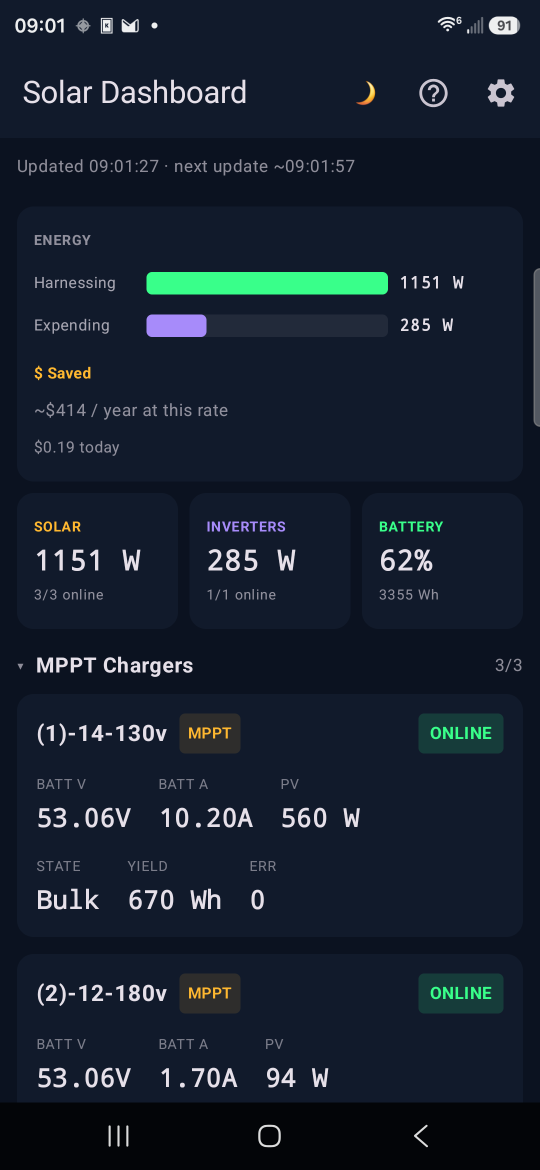
#> input picture docs/images/dashboard-top.png, 1080 x 2340 px, found by its file name (shown at 1/2 size)
$ python prepare_screenshots.py
#> lines starting #> are read from the running program, lines starting #| are printed output that depends on the picture
#!/usr/bin/env python3
"""Prepare Play-compliant phone screenshots: uniform 1080x1920 (9:16),
24-bit PNG (no alpha). Play requires a 16:9 or 9:16 ratio for phone shots."""
import os
from PIL import Image

SRC = "/home/jd/repos/android_solar_dashboard/docs/images"
OUT = "/home/jd/repos/android_solar_dashboard/docs/store/screenshots"
os.makedirs(OUT, exist_ok=True)
NAVY = (11, 18, 32)
TARGET_H = 1920  # 1080x1920 == 9:16

# (source, output-name, top-crop, bottom-crop). Crops chosen so h-top-bottom == 1920,
# anchored to keep the top (toolbar and the most important content).
PLAN = [
    ("dashboard-top.png",     "01-dashboard.png", 112, 308),  # 2340, drop status bar + bottom
    ("dashboard-inverter.png","02-devices.png",     0, 270),  # 2190 -> 1920
    ("dashboard-bms.png",     "03-batteries.png",    0, 270),
    ("dashboard-history.png", "04-history.png",      0, 270),
    ("settings-alerts.png",   "05-alerts.png",       0, 270),
    ("help-screen.png",       "06-help.png",         0, 270),
]

for src, out, top, bot in PLAN:
    im = Image.open(os.path.join(SRC, src)).convert("RGBA")
#> im is the input picture: PIL image 1080x2340 RGBA; mean R, G, B, A 22, 31.8, 45.5, 255
    w, h = im.size
#> w = 1080; h = 2340
    # Flatten onto navy (alpha is opaque, so this only drops the alpha channel).
    bg = Image.new("RGB", (w, h), NAVY)
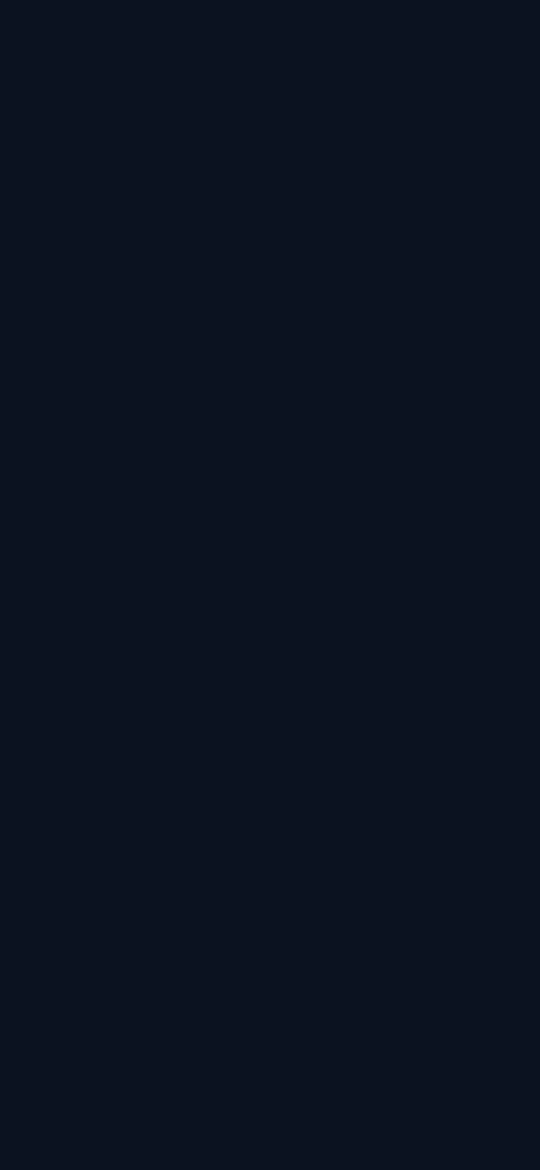
#> bg: PIL image 1080x2340 RGB (shown at 1/2 size); mean R, G, B 11, 18, 32
    bg.paste(im, (0, 0), im)
    crop = bg.crop((0, top, w, h - bot))
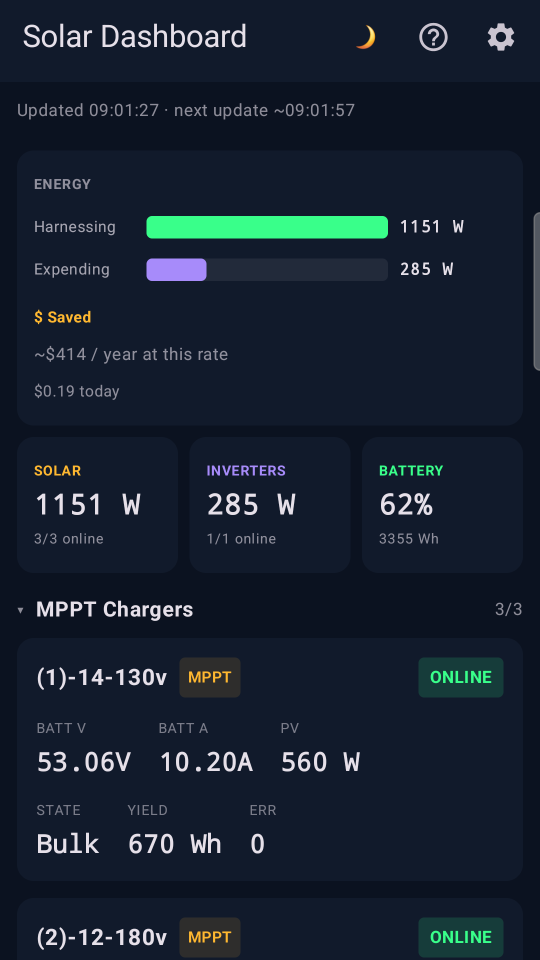
#> crop: PIL image 1080x1920 RGB (shown at 1/2 size); mean R, G, B 22.8, 33.3, 47.4
    assert crop.size == (1080, TARGET_H), f"{out} is {crop.size}"
    crop.save(os.path.join(OUT, out))
    r = max(crop.size) / min(crop.size)
#> r = 1.78
    print(f"{out:20s} {crop.size[0]}x{crop.size[1]} ratio={r:.3f} mode={crop.mode}")
#| 01-dashboard.png     1080x1920 ratio=1.778 mode=RGB
#> pass 2 of the loop `for src, out, top, bot in PLAN:`:
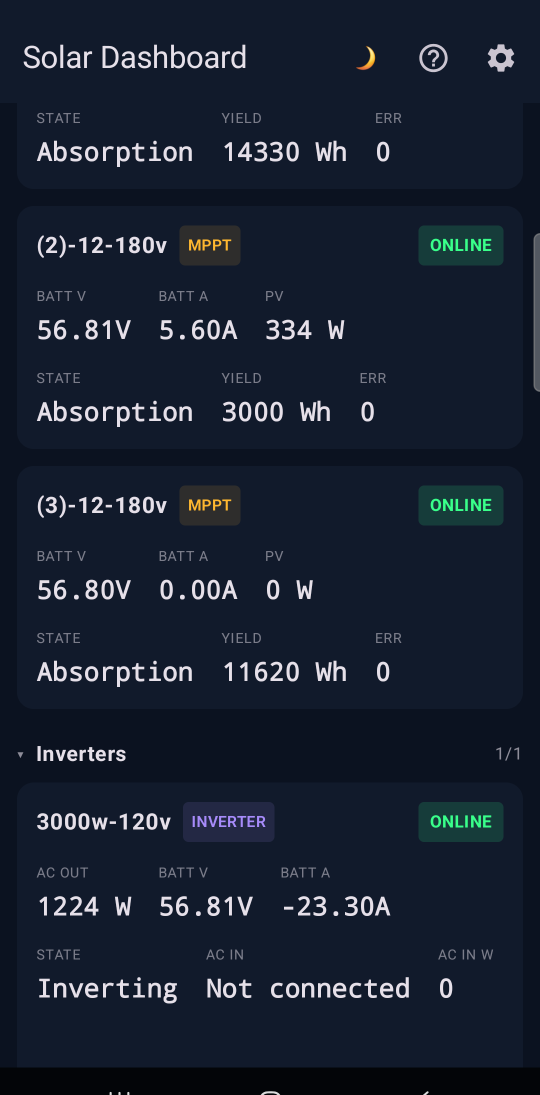
#> input picture docs/images/dashboard-inverter.png, 1080 x 2190 px, found by its file name (shown at 1/2 size)
#> im is the input picture: PIL image 1080x2190 RGBA; mean R, G, B, A 23.8, 32.4, 47.6, 255
#> `bg = Image.new("RGB", (w, h), NAVY)`:
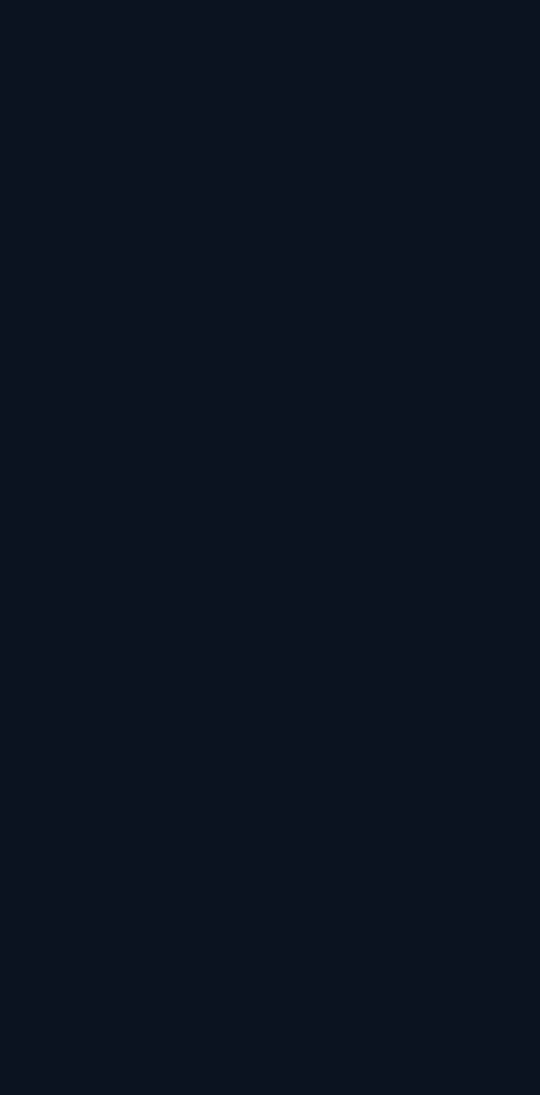
#> bg: PIL image 1080x2190 RGB (shown at 1/2 size); mean R, G, B 11, 18, 32
#> `crop = bg.crop((0, top, w, h - bot))`:
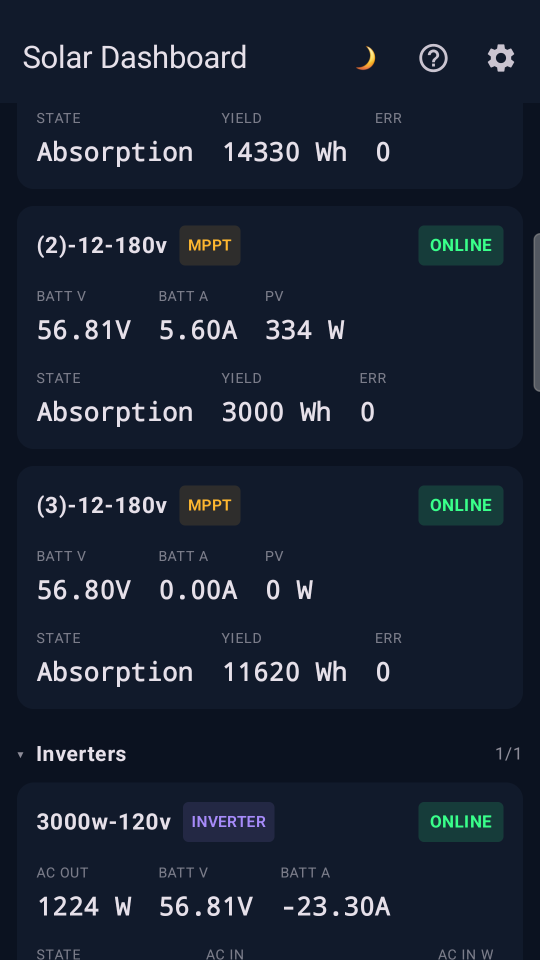
#> crop: PIL image 1080x1920 RGB (shown at 1/2 size); mean R, G, B 24.2, 33, 48.5
#| 02-devices.png       1080x1920 ratio=1.778 mode=RGB
#> pass 3 of the loop `for src, out, top, bot in PLAN:`:
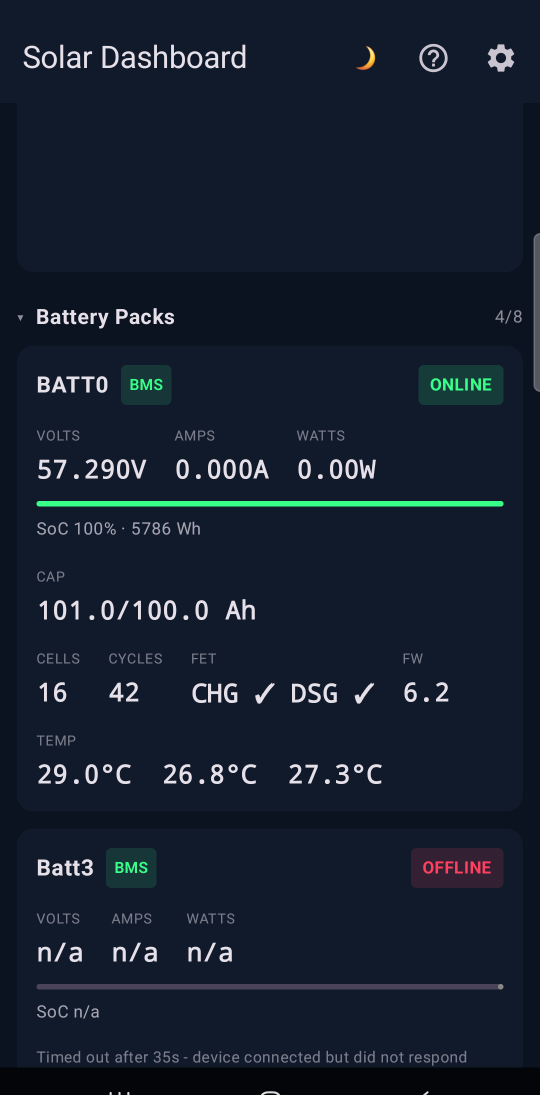
#> input picture docs/images/dashboard-bms.png, 1080 x 2190 px, found by its file name (shown at 1/2 size)
#> im is the input picture: PIL image 1080x2190 RGBA; mean R, G, B, A 21.7, 30.9, 46.1, 255
#> `crop = bg.crop((0, top, w, h - bot))`:
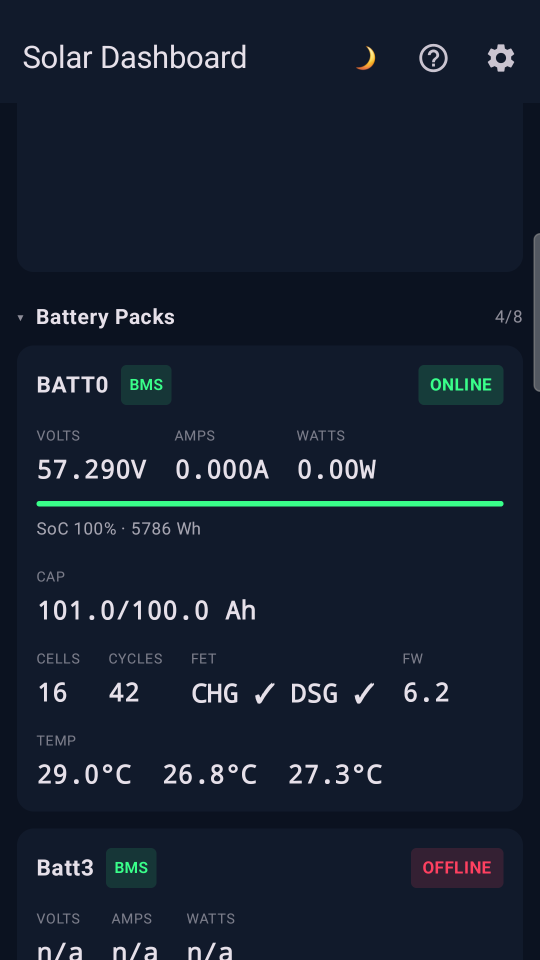
#> crop: PIL image 1080x1920 RGB (shown at 1/2 size); mean R, G, B 22.2, 31.7, 47
#| 03-batteries.png     1080x1920 ratio=1.778 mode=RGB
#> (the run stopped early here; a loop or call above may not have finished)
